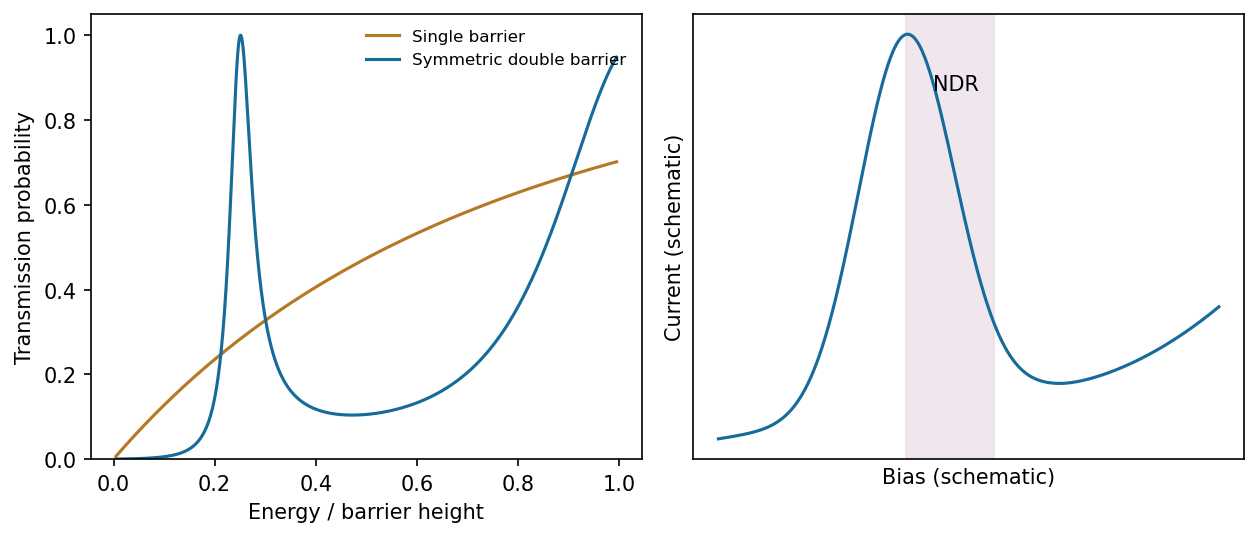

This figure's Python source:
"""Original explanatory figure; Python 3.14, matplotlib 3.10, numpy 2.3. Writes a basename PNG to cwd, normally mirrored _media."""
from pathlib import Path
import numpy as np
import matplotlib
matplotlib.use('Agg')
import matplotlib.pyplot as plt
from matplotlib.patches import Circle,Rectangle,Polygon,Arc
plt.rcParams.update({'font.size':10,'figure.facecolor':'white','axes.facecolor':'white'})

def prop(q,d):return np.array([[np.cos(q*d),np.sin(q*d)/q],[-q*np.sin(q*d),np.cos(q*d)]],dtype=complex)
def trans(energy,double):
 k=np.sqrt(energy);q=np.sqrt(energy-1+0j);P=prop(q,1.3)
 if double:P=P@prop(k,4.)@P
 vp=np.array([1,1j*k]);vm=np.array([1,-1j*k]);r,t=np.linalg.solve(np.column_stack((P@vm,-vp)),-P@vp);return abs(t)**2
fig,axs=plt.subplots(1,2,figsize=(8.5,3.7));e=np.linspace(.005,.995,1600);axs[0].plot(e,[trans(x,False) for x in e],label='Single barrier',color='#b67825');axs[0].plot(e,[trans(x,True) for x in e],label='Symmetric double barrier',color='#176b9a');axs[0].set(xlabel='Energy / barrier height',ylabel='Transmission probability',ylim=(0,1.05));axs[0].legend(fontsize=8,frameon=False)
v=np.linspace(0,2,600);i=v*(.15+2*np.exp(-((v-.7)/.28)**2))+.5*np.maximum(v-1.35,0)**2;axs[1].plot(v,i,color='#176b9a');axs[1].axvspan(.75,1.1,color='#eadde8',alpha=.7);axs[1].text(.95,1.35,'NDR',ha='center');axs[1].set(xlabel='Bias (schematic)',ylabel='Current (schematic)');axs[1].set_xticks([]);axs[1].set_yticks([]);fig.tight_layout()

fig.savefig(Path(__file__).with_suffix('.png').name,dpi=150,facecolor='white',bbox_inches='tight');plt.close(fig)
